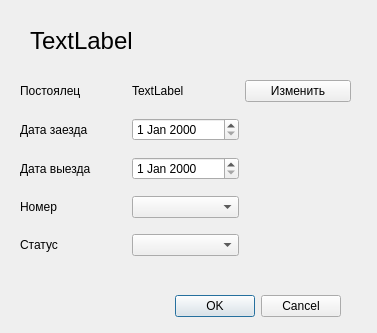
<?xml version="1.0" encoding="UTF-8"?>
<ui version="4.0">
 <class>Reservation_redactor</class>
 <widget class="QDialog" name="Reservation_redactor">
  <property name="geometry">
   <rect>
    <x>0</x>
    <y>0</y>
    <width>377</width>
    <height>333</height>
   </rect>
  </property>
  <property name="windowTitle">
   <string>Dialog</string>
  </property>
  <widget class="QDialogButtonBox" name="buttonBox">
   <property name="geometry">
    <rect>
     <x>0</x>
     <y>290</y>
     <width>341</width>
     <height>32</height>
    </rect>
   </property>
   <property name="orientation">
    <enum>Qt::Horizontal</enum>
   </property>
   <property name="standardButtons">
    <set>QDialogButtonBox::Cancel|QDialogButtonBox::Ok</set>
   </property>
  </widget>
  <widget class="QWidget" name="gridLayoutWidget">
   <property name="geometry">
    <rect>
     <x>20</x>
     <y>70</y>
     <width>331</width>
     <height>201</height>
    </rect>
   </property>
   <layout class="QGridLayout" name="gridLayout">
    <item row="1" column="0">
     <widget class="QLabel" name="label_3">
      <property name="text">
       <string>Дата заезда</string>
      </property>
     </widget>
    </item>
    <item row="0" column="2">
     <widget class="QPushButton" name="pb_choose">
      <property name="text">
       <string>Изменить</string>
      </property>
     </widget>
    </item>
    <item row="2" column="1">
     <widget class="QDateEdit" name="dateEdit_2"/>
    </item>
    <item row="0" column="1">
     <widget class="QLabel" name="l_customer">
      <property name="text">
       <string>TextLabel</string>
      </property>
     </widget>
    </item>
    <item row="3" column="1">
     <widget class="QComboBox" name="comboBox"/>
    </item>
    <item row="1" column="1">
     <widget class="QDateEdit" name="dateEdit"/>
    </item>
    <item row="2" column="0">
     <widget class="QLabel" name="label_4">
      <property name="text">
       <string>Дата выезда</string>
      </property>
     </widget>
    </item>
    <item row="3" column="0">
     <widget class="QLabel" name="label_5">
      <property name="text">
       <string>Номер</string>
      </property>
     </widget>
    </item>
    <item row="0" column="0">
     <widget class="QLabel" name="label_2">
      <property name="text">
       <string>Постоялец</string>
      </property>
     </widget>
    </item>
    <item row="4" column="0">
     <widget class="QLabel" name="label">
      <property name="text">
       <string>Статус</string>
      </property>
     </widget>
    </item>
    <item row="4" column="1">
     <widget class="QComboBox" name="comboBox_2"/>
    </item>
   </layout>
  </widget>
  <widget class="QLabel" name="l_titile">
   <property name="geometry">
    <rect>
     <x>30</x>
     <y>20</y>
     <width>241</width>
     <height>41</height>
    </rect>
   </property>
   <property name="font">
    <font>
     <pointsize>18</pointsize>
    </font>
   </property>
   <property name="text">
    <string>TextLabel</string>
   </property>
  </widget>
 </widget>
 <resources/>
 <connections/>
</ui>
